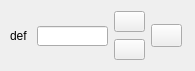
         <widget class="QWidget" name="tab_13">
          <attribute name="title">
           <string>qsize</string>
          </attribute>
          <widget class="QWidget" name="layoutWidget">
           <property name="geometry">
            <rect>
             <x>10</x>
             <y>10</y>
             <width>176</width>
             <height>52</height>
            </rect>
           </property>
           <layout class="QHBoxLayout" name="horizontalLayout_15">
            <item>
             <widget class="QLabel" name="label">
              <property name="minimumSize">
               <size>
                <width>21</width>
                <height>16</height>
               </size>
              </property>
              <property name="maximumSize">
               <size>
                <width>21</width>
                <height>16</height>
               </size>
              </property>
              <property name="text">
               <string>def</string>
              </property>
             </widget>
            </item>
            <item>
             <widget class="QLineEdit" name="quaGP">
              <property name="minimumSize">
               <size>
                <width>71</width>
                <height>20</height>
               </size>
              </property>
              <property name="maximumSize">
               <size>
                <width>71</width>
                <height>20</height>
               </size>
              </property>
             </widget>
            </item>
            <item>
             <layout class="QVBoxLayout" name="verticalLayout_6">
              <item>
               <widget class="QPushButton" name="quaValue_up">
                <property name="minimumSize">
                 <size>
                  <width>31</width>
                  <height>21</height>
                 </size>
                </property>
                <property name="maximumSize">
                 <size>
                  <width>31</width>
                  <height>21</height>
                 </size>
                </property>
                <property name="text">
                 <string/>
                </property>
               </widget>
              </item>
              <item>
               <widget class="QPushButton" name="quaValue_down">
                <property name="minimumSize">
                 <size>
                  <width>31</width>
                  <height>21</height>
                 </size>
                </property>
                <property name="maximumSize">
                 <size>
                  <width>31</width>
                  <height>21</height>
                 </size>
                </property>
                <property name="text">
                 <string/>
                </property>
               </widget>
              </item>
             </layout>
            </item>
            <item>
             <widget class="QPushButton" name="quaGenOK">
              <property name="minimumSize">
               <size>
                <width>31</width>
                <height>23</height>
               </size>
              </property>
              <property name="maximumSize">
               <size>
                <width>31</width>
                <height>23</height>
               </size>
              </property>
              <property name="text">
               <string/>
              </property>
             </widget>
            </item>
           </layout>
          </widget>
         </widget>
